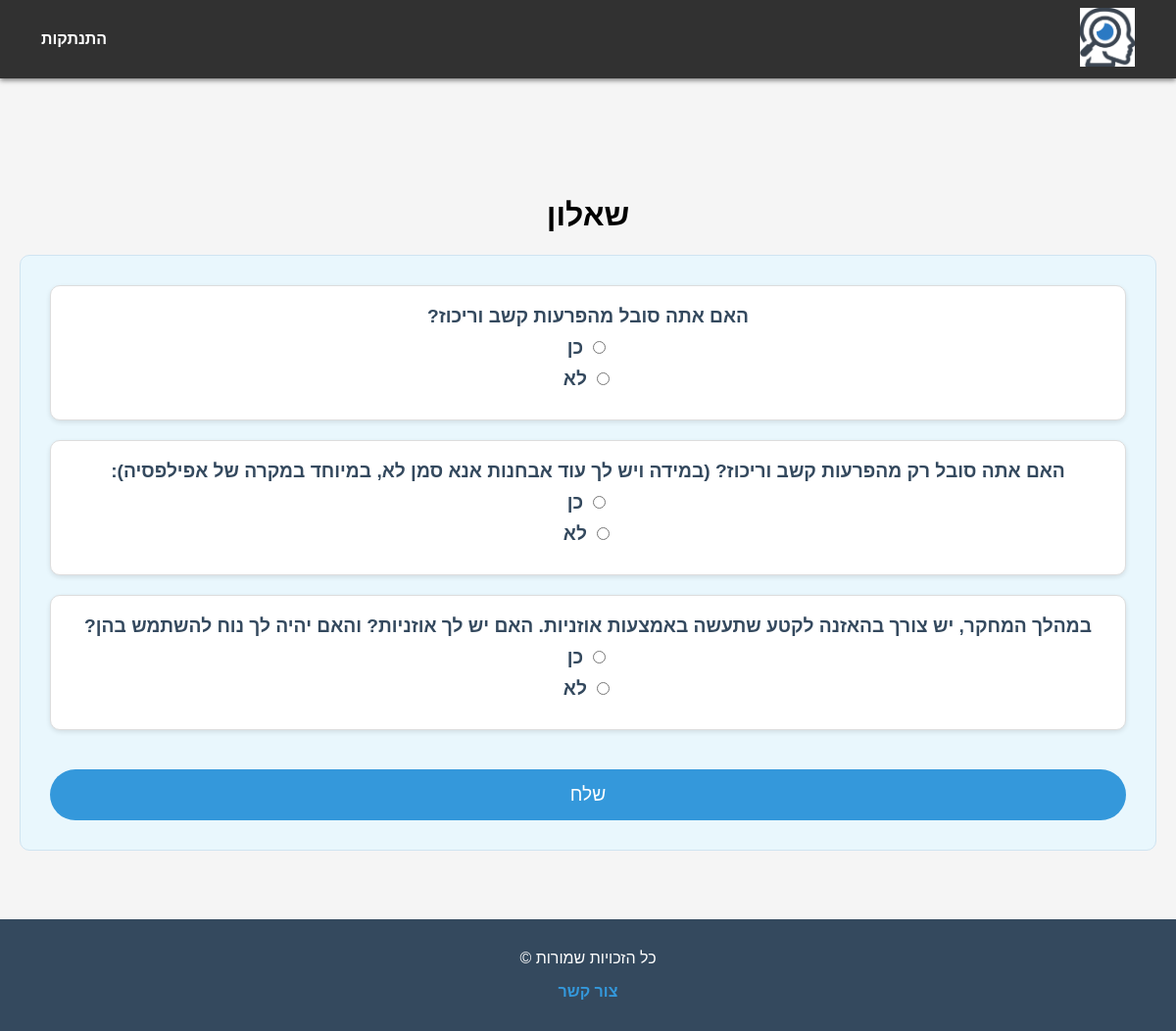
The app's page /questionnaire/ (signed in) with its own data.
### guest_book/models.py (models this page shows, shortened)
class Question(models.Model):
    QUESTION_TYPES = (
        ('text', 'טקסט חופשי'),
        ('multiple_choice', 'בחירה מרובה'),
    )
    text = models.TextField()
    question_type = models.CharField(max_length=50, choices=QUESTION_TYPES, default='text')
    options = models.TextField(blank=True, null=True, help_text='הפרידי בין האפשרויות באמצעות פסיק')

### guest_book/views.py (the view)
# urls.py: path('questionnaire/', views.questionnaire_view, name='questionnaire'),
@login_required
def questionnaire_view(request):
    questions = Question.objects.all()
    if request.method == 'POST':
        form = QuestionnaireForm(request.POST, questions=questions)
        if form.is_valid():
            all_yes = True  # נניח שכל התשובות הן "כן"
            for question in questions:
                field_name = f'question_{question.id}'
                answer_text = form.cleaned_data.get(field_name)
                Answer.objects.update_or_create(
                    user=request.user,
                    question=question,
                    defaults={'answer_text': answer_text}
                )
                if answer_text.strip() != 'כן':
                    all_yes = False  # אם יש אפילו תשובה אחת לא "כן", מעדכן ל-False
            if all_yes:
                return redirect('yes_redirect_page')  # שם הנתיב לדף הצלחה כשכל התשובות כן
            else:
                return redirect('no_redirect_page')  # שם הנתיב לדף אחר כשיש תשובה שונה
    else:
        form = QuestionnaireForm(questions=questions)
    return render(request, 'guest_book/questionnaire.html', {'form': form})

### guest_book/forms.py
class QuestionnaireForm(forms.Form):
    def __init__(self, *args, **kwargs):
        questions = kwargs.pop('questions')
        super(QuestionnaireForm, self).__init__(*args, **kwargs)
        for question in questions:
            field_name = f'question_{question.id}'
            if question.question_type == 'text':
                self.fields[field_name] = forms.CharField(
                    label=question.text,
                    widget=forms.Textarea(attrs={'rows': 3, 'cols': 40}),  # הגדרת גודל מותאם
		    required=True
                )
            elif question.question_type == 'multiple_choice':
                choices = [(option.strip(), option.strip()) for option in question.options.split(',')]
                self.fields[field_name] = forms.ChoiceField(
                    label=question.text,
                    widget=forms.RadioSelect,
                    choices=choices,
                    required=True
                )

### guest_book/templates/guest_book/questionnaire.html (shortened to what this page needs)
{% extends 'guest_book/base.html' %}
{% block content %}
  <header>
    <h1>שאלון</h1>
  </header>
  <div class="container">
    <form method="post">
        {% for field in form %}
            <div class="question">
                {{ field.label_tag }}
                {{ field }}
            </div>
        {% endfor %}
        <button type="submit"> שלח</button>
    </form>
  </div>
{% endblock %}

### guest_book/static/guest_book/styles.css (style rules this page uses)
.question { background-color: #ffffff; padding: 20px; margin-bottom: 20px; border-radius: 10px; border: 1px solid #ddd; box-shadow: 0 2px 5px rgba(0, 0, 0, 0.1); }
.question label { font-weight: bold; margin-bottom: 10px; display: block; font-size: 1.2em; color: #34495e; }
button[type="submit"] { background-color: #3498db; color: white; padding: 15px 20px; margin-top: 20px; border: none; border-radius: 30px; cursor: pointer; font-size: 1.2em; width: 100%; transition: background-color 0.3s ease; }
form { background-color: #e9f7fd; padding: 30px; border-radius: 10px; border: 1px solid #d0e4f1; }
body { margin: 0; padding: 0; font-family: Arial, sans-serif; background-color: #f5f5f5; direction: rtl; }

### records on screen
Question: label_tag "האם אתה סובל מהפרעות קשב וריכוז?"
Question: label_tag "במהלך המחקר, יש צורך בהאזנה לקטע שתעשה באמצעות אוזניות. האם יש לך אוזניות? והאם יהיה לך נוח להשתמש בהן?"

### other values on screen
{{ field.label_tag }} "האם אתה סובל רק מהפרעות קשב וריכוז? (במידה ויש לך עוד אבחנות אנא סמן לא, במיוחד במקרה של אפילפסיה):"
